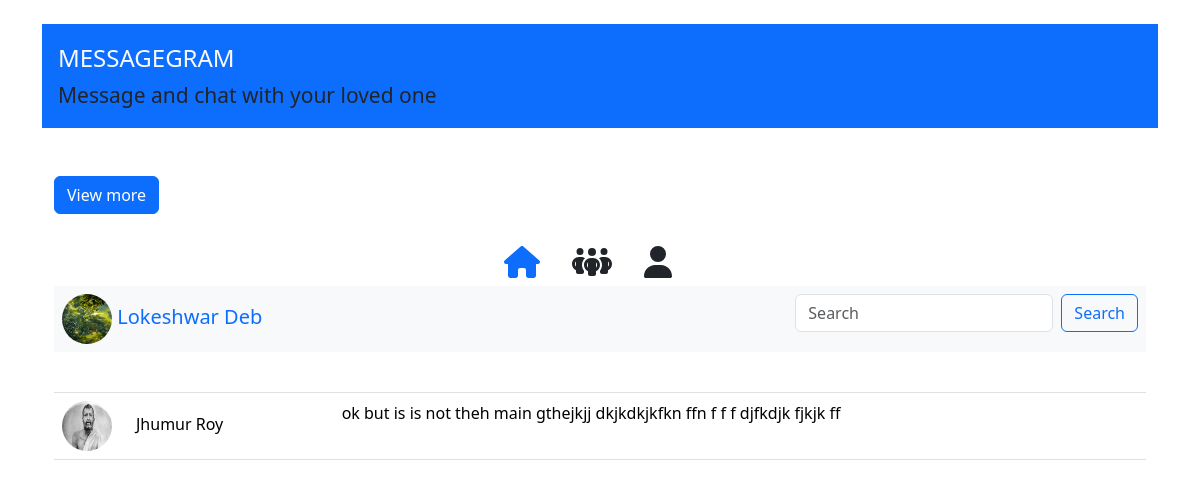
The app's page /dashboard (signed in) with its own data.
### tables this page shows
CREATE TABLE `chat_users` (
  `id` int(11) NOT NULL,
  `username` varchar(255) NOT NULL,
  `connected_username` varchar(255) NOT NULL,
  `datetime` datetime NOT NULL DEFAULT current_timestamp()
);

CREATE TABLE `users` (
  `id` int(11) NOT NULL,
  `username` varchar(255) NOT NULL,
  `user_email` varchar(255) NOT NULL,
  `password` varchar(255) NOT NULL,
  `img_name` varchar(255) NOT NULL,
  `datetime` datetime NOT NULL DEFAULT current_timestamp()
);

CREATE TABLE `messages` (
  `id` int(11) NOT NULL,
  `sender_username` varchar(255) NOT NULL,
  `reciver_username` varchar(255) NOT NULL,
  `message` varchar(255) NOT NULL,
  `sender_seen_status` varchar(255) NOT NULL,
  `reciver_seen_status` varchar(255) NOT NULL,
  `datetime` datetime NOT NULL DEFAULT current_timestamp()
);

### controllers/index.php (called while the page is built)
<?php
require __DIR__ . '/../views/pages/views.index.php';
?>

### config/conn.php (called while the page is built, shortened)
<?php
class connect {
    protected function connection(){
        $this->hostname = 'localhost';
        $this->db_username = 'root';
        $this->db_password = '';
        $this->dbname = 'messagegram';
        $conn = new mysqli($this->hostname, $this->db_username, $this->db_password, $this->dbname);
        return $conn;
    }
}
?>

### models/model_connect.php (called while the page is built, shortened)
<?php
class sql_get extends connect{
    function show_where($table_name, $grab_point, $grab_point_value){
        $show_where_sql = "SELECT * FROM `$table_name` WHERE `$grab_point` = '$grab_point_value';";
        $result = $this->connection()->query($show_where_sql);
        return $result;
    }
    function msg_inbox($sender_username, $reciver_username, $order_by = "ASC"){
        $msg_inbox_sql = "SELECT * FROM `messages` WHERE `sender_username` = '$sender_username' AND `reciver_username` = '$reciver_username' OR `reciver_username` = '$sender_username' AND `sender_username` = '$reciver_username'  ORDER BY `messages`.`id` $order_by;";
        $result = $this->connection()->query($msg_inbox_sql);
        return $result;
    }
    function join_sql_where($table_name1, $table_name2,  $short_form1, $short_form2, $grab_point, $grab_point_value){
        $msg_inbox_sql = "SELECT * FROM `$table_name1` $short_form1 JOIN $table_name2 $short_form2 ON $short_form1.$grab_point = $short_form2.$grab_point WHERE $short_form2.$grab_point = '$grab_point_value';";
        $result = $this->connection()->query($msg_inbox_sql);
        return $result;
    }
}
?>

### views/pages/views.index.php (the view, shortened to what this page needs)
<?php
require __DIR__ . "/../../config/conn.php";
?>
<?php
require "inc/_header.php";
require __DIR__ . "/../../models/model_connect.php";
$sql = new sql_get;
?>
<div class="container mt-4">
 <?php
require "inc/_title_bar.php";
?>
    <?php
require "inc/_view_more.php";
?>
    <div class="container mt-4">
<?php
require "inc/navbar.php";
?>
<?php
require "inc/_user_loggedin_title_bar.php";
?>
        <table class="table table-hover">
            <thead>
                <tr>
                    <th scope="col"></th>
                    <th scope="col"></th>
                </tr>
            </thead>
            <tbody>
                    <?php
                    $username = $_SESSION['username'];
                    $result = $sql->join_sql_where("chat_users", "users", "ch", "u", "username", "$username");
if($result->num_rows > 0){
    while($row = $result->fetch_assoc()){
        $reciver_username = $row['connected_username'];
       $reciverusername_result =  $sql->show_where("users", "username", "$reciver_username");
       if($reciverusername_result->num_rows > 0){
        while($row = $reciverusername_result->fetch_assoc()){
            $reciver_image = $row['img_name'];
        }
       }
        echo '
        <tr>
        <td>
        <a href = "/inbox_check?username='.$reciver_username.'">
        <img src="assets/img/users_img/img/'.$reciver_image.'" width="50px" height="50px" alt="" srcset="" class="me-4 rounded-circle">'.$reciver_username.'
        </a>
        </td>';?>
        <?php
        $result_msg = $sql->msg_inbox("$username", "$reciver_username", "DESC");
        if($result_msg->num_rows > 0){
            $row = $result_msg->fetch_assoc();
             $reciver_seen_status = $row['reciver_seen_status'];
             $reciver_username_table = $row['reciver_username'];
        }
if($username == $reciver_username_table && $reciver_seen_status !== ''){
    echo '
    <td class="fw-normal">
    <a href = "/inbox_check?username='.$reciver_username.'">
    '.$row['message'].'
    </a>
    </td>
    </tr>
    </a>
    '
    ;
}
    }
}
                    ?>
            </tbody>
        </table>
    </div>
</div>
    <?php
    require "inc/_footer.php";
    ?>

### assets/css/style.css (style rules this page uses)
:root { --custom-success-color: #198754; }

### views/pages/views.index.php (style rules this page uses)
a { color: black; text-decoration: none; }

### records on screen
chat_users: users.img_name (picture), connected_username "Jhumur Roy", messages.message "ok but is is not theh main gthejkjj dkjkdkjkfkn ffn f f f djfkdjk fjkjk ff"

### other values on screen
$_SESSION['username'] "Lokeshwar Deb"
